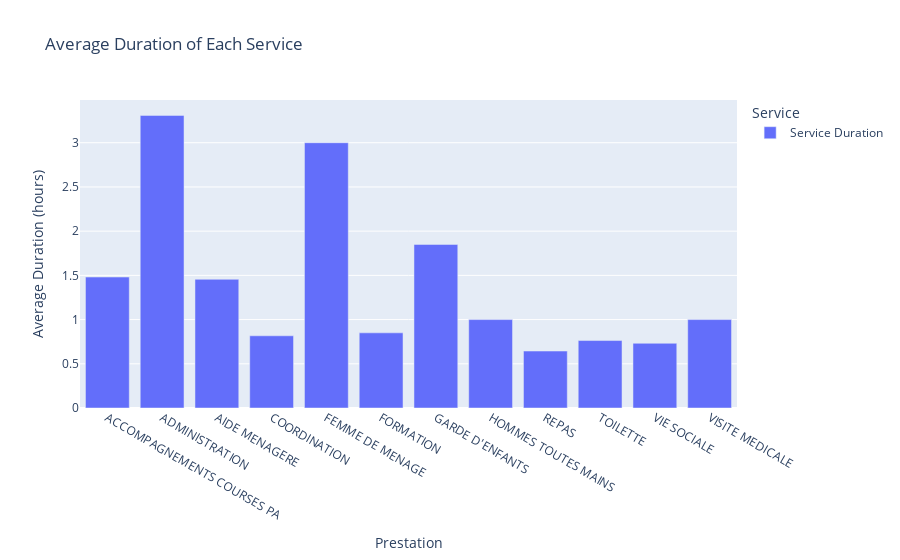

Write notebook code for a chart like this one.
### Code cell
# Average Duration of Each Service
jan24_df['Service Duration'] = (pd.to_datetime(jan24_df['Heure de fin'], format='%H:%M:%S') - 
                                pd.to_datetime(jan24_df['Heure de début'], format='%H:%M:%S')).dt.total_seconds() / 3600
average_duration = jan24_df.groupby('Prestation')['Service Duration'].mean()

fig = px.bar(average_duration, labels={'value': 'Average Duration (hours)', 'variable': 'Service'}, title='Average Duration of Each Service')
fig.show()

### Figure 1 — Plotly figure (JSON) as saved in the notebook; plotly's stock layout.template omitted (floating-point values rounded to 4 significant figures)
{"data": [{"alignmentgroup": "True", "hovertemplate": "Service=Service Duration<br>Prestation=%{x}<br>Average Duration (hours)=%{y}<extra></extra>", "legendgroup": "Service Duration", "marker": {"color": "#636efa", "pattern": {"shape": ""}}, "name": "Service Duration", "offsetgroup": "Service Duration", "orientation": "v", "showlegend": true, "textposition": "auto", "type": "bar", "x": ["ACCOMPAGNEMENTS COURSES PA", "ADMINISTRATION", "AIDE MENAGERE", "COORDINATION", "FEMME DE MENAGE", "FORMATION", "GARDE D'ENFANTS", "HOMMES TOUTES MAINS", "REPAS", "TOILETTE", "VIE SOCIALE", "VISITE MEDICALE"], "xaxis": "x", "y": [1.481, 3.309, 1.455, 0.8167, 3, 0.85, 1.85, 1, 0.6441, 0.7629, 0.7318, 1], "yaxis": "y"}], "layout": {"barmode": "relative", "legend": {"title": {"text": "Service"}, "tracegroupgap": 0}, "title": {"text": "Average Duration of Each Service"}, "xaxis": {"anchor": "y", "domain": [0, 1], "title": {"text": "Prestation"}}, "yaxis": {"anchor": "x", "domain": [0, 1], "title": {"text": "Average Duration (hours)"}}}}
